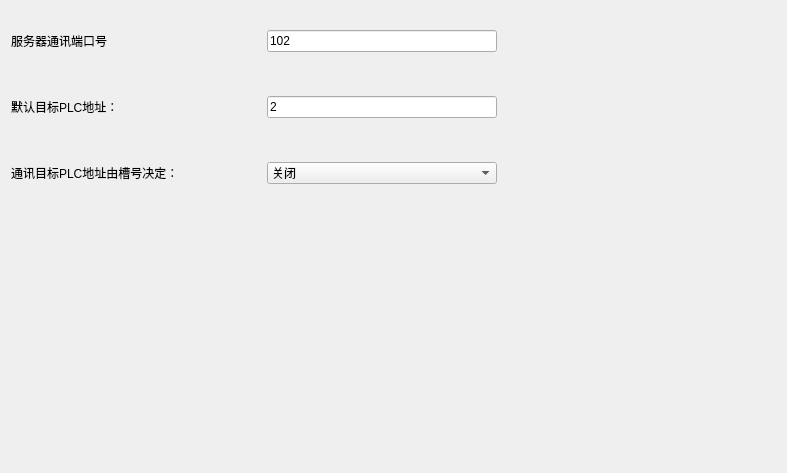
         <widget class="QWidget" name="tabS7TcpServer">
          <attribute name="title">
           <string>S7TCP服务器</string>
          </attribute>
          <layout class="QGridLayout" name="gridLayout_6">
           <item row="0" column="0">
            <layout class="QVBoxLayout" name="verticalLayout_4">
             <item>
              <layout class="QHBoxLayout" name="horizontalLayout_17">
               <item>
                <widget class="QLabel" name="label_19">
                 <property name="minimumSize">
                  <size>
                   <width>250</width>
                   <height>60</height>
                  </size>
                 </property>
                 <property name="text">
                  <string>服务器通讯端口号</string>
                 </property>
                </widget>
               </item>
               <item>
                <widget class="QLineEdit" name="liEd_S7TCP_ServerPort">
                 <property name="minimumSize">
                  <size>
                   <width>230</width>
                   <height>20</height>
                  </size>
                 </property>
                 <property name="toolTip">
                  <string>设置S7TCP服务器的通讯端口号,默认为102</string>
                 </property>
                 <property name="text">
                  <string>102</string>
                 </property>
                </widget>
               </item>
              </layout>
             </item>
             <item>
              <layout class="QHBoxLayout" name="horizontalLayout_18">
               <item>
                <widget class="QLabel" name="label_20">
                 <property name="minimumSize">
                  <size>
                   <width>250</width>
                   <height>60</height>
                  </size>
                 </property>
                 <property name="text">
                  <string>默认目标PLC地址：</string>
                 </property>
                </widget>
               </item>
               <item>
                <widget class="QLineEdit" name="liEd_S7TCP_TargetPlcIp">
                 <property name="minimumSize">
                  <size>
                   <width>230</width>
                   <height>20</height>
                  </size>
                 </property>
                 <property name="toolTip">
                  <string>设置SC7TCP默认目标PLC地址,默认为2</string>
                 </property>
                 <property name="text">
                  <string>2</string>
                 </property>
                </widget>
               </item>
              </layout>
             </item>
             <item>
              <layout class="QHBoxLayout" name="horizontalLayout_19">
               <item>
                <widget class="QLabel" name="label_21">
                 <property name="minimumSize">
                  <size>
                   <width>250</width>
                   <height>60</height>
                  </size>
                 </property>
                 <property name="text">
                  <string>通讯目标PLC地址由槽号决定：</string>
                 </property>
                </widget>
               </item>
               <item>
                <widget class="QComboBox" name="cBox_S7TCP_Open">
                 <property name="toolTip">
                  <string>开启或关闭S7TCP目标PLC地址由槽号决定,关闭后S7TCP的请求的目标PLC地址将由【默认PLC目标地址】参数决定</string>
                 </property>
                 <item>
                  <property name="text">
                   <string>关闭</string>
                  </property>
                 </item>
                 <item>
                  <property name="text">
                   <string>开启</string>
                  </property>
                 </item>
                </widget>
               </item>
              </layout>
             </item>
            </layout>
           </item>
           <item row="0" column="1">
            <spacer name="horizontalSpacer_4">
             <property name="orientation">
              <enum>Qt::Horizontal</enum>
             </property>
             <property name="sizeHint" stdset="0">
              <size>
               <width>279</width>
               <height>20</height>
              </size>
             </property>
            </spacer>
           </item>
           <item row="1" column="0">
            <spacer name="verticalSpacer_4">
             <property name="orientation">
              <enum>Qt::Vertical</enum>
             </property>
             <property name="sizeHint" stdset="0">
              <size>
               <width>20</width>
               <height>259</height>
              </size>
             </property>
            </spacer>
           </item>
          </layout>
         </widget>
